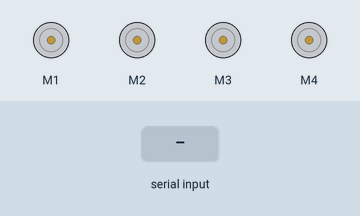
This sketch was run on a simulated Arduino Uno, built with avr-gcc and run on an emulated ATmega328P. Shown: 4 × DC motor (green arrow = forward, orange = backward, longer = faster). The test bench sets the inputs (shaded band).

Above: at 1.2 s.
1.3 s: "F" received over Serial
At 2.5 s:
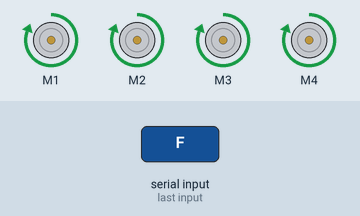
2.8 s: "B" received over Serial
At 3.9 s:
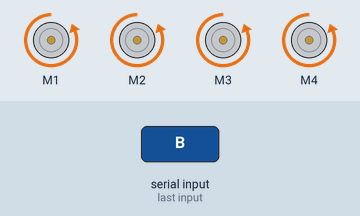
4.3 s: "L" received over Serial
At 5.0 s:
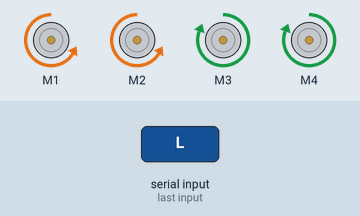
5.8 s: "R" received over Serial
At 6.1 s:
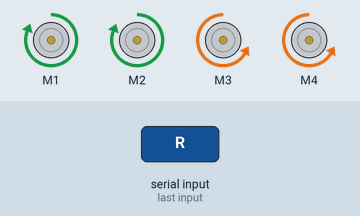
7.3 s: "S" received over Serial
At 8.5 s:
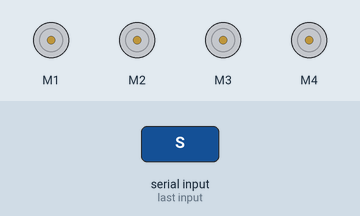
Timing chart, 0 to 9.8 s (numbered marks = the images above; inputs shaded):
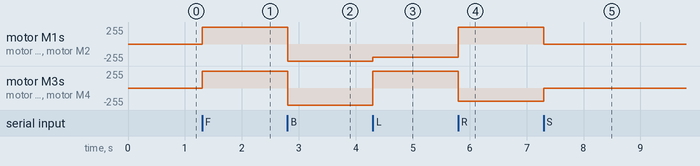

The sketch:

BaLUETOOTH_CAR.ino
```cpp
#include <AFMotor.h>

// Motor shield setup
AF_DCMotor motor1(1, MOTOR12_1KHZ); // Motor connected to M1 and M2
AF_DCMotor motor2(2, MOTOR12_1KHZ);
AF_DCMotor motor3(3, MOTOR34_1KHZ); // Motor connected to M3 and M4
AF_DCMotor motor4(4, MOTOR34_1KHZ);

char command; // Variable to store incoming Bluetooth commands

void setup() {
  Serial.begin(9600); // Initialize serial communication
}

void loop() {
  if (Serial.available() > 0) {
    command = Serial.read();

    // Execute the corresponding command
    switch (command) {
      case 'F': // Forward
        forward();
        break;
      case 'B': // Backward
        backward();
        break;
      case 'L': // Left
        left();
        break;
      case 'R': // Right
        right();
        break;
      case 'S': // Stop
        stop();
        break;
    }
  }
}

void forward() {
  motor1.setSpeed(255);
  motor1.run(FORWARD);
  motor2.setSpeed(255);
  motor2.run(FORWARD);
  motor3.setSpeed(255);
  motor3.run(FORWARD);
  motor4.setSpeed(255);
  motor4.run(FORWARD);
}

void backward() {
  motor1.setSpeed(255);
  motor1.run(BACKWARD);
  motor2.setSpeed(255);
  motor2.run(BACKWARD);
  motor3.setSpeed(255);
  motor3.run(BACKWARD);
  motor4.setSpeed(255);
  motor4.run(BACKWARD);
}

void left() {
  motor1.setSpeed(200);
  motor1.run(BACKWARD);
  motor2.setSpeed(200);
  motor2.run(BACKWARD);
  motor3.setSpeed(255);
  motor3.run(FORWARD);
  motor4.setSpeed(255);
  motor4.run(FORWARD);
}

void right() {
  motor1.setSpeed(255);
  motor1.run(FORWARD);
  motor2.setSpeed(255);
  motor2.run(FORWARD);
  motor3.setSpeed(200);
  motor3.run(BACKWARD);
  motor4.setSpeed(200);
  motor4.run(BACKWARD);
}

void stop() {
  motor1.setSpeed(0);
  motor1.run(RELEASE);
  motor2.setSpeed(0);
  motor2.run(RELEASE);
  motor3.setSpeed(0);
  motor3.run(RELEASE);
  motor4.setSpeed(0);
  motor4.run(RELEASE);
}
```

Measured:
- after the input at 1.3 s, motor M1–4: stopped → forward 255/255 at once
- after the input at 2.8 s, motor M1–4: forward 255/255 → backward 255/255 at once
- after the input at 4.3 s, motor M1, motor M2: backward 255/255 → backward 200/255 at once; motor M3, motor M4: backward 255/255 → forward 255/255 at once
- after the input at 5.8 s, motor M1, motor M2: backward 200/255 → forward 255/255 at once; motor M3, motor M4: forward 255/255 → backward 200/255 at once
- after the input at 7.3 s, motor M1, motor M2: forward 255/255 → stopped at once; motor M3, motor M4: backward 200/255 → stopped at once
